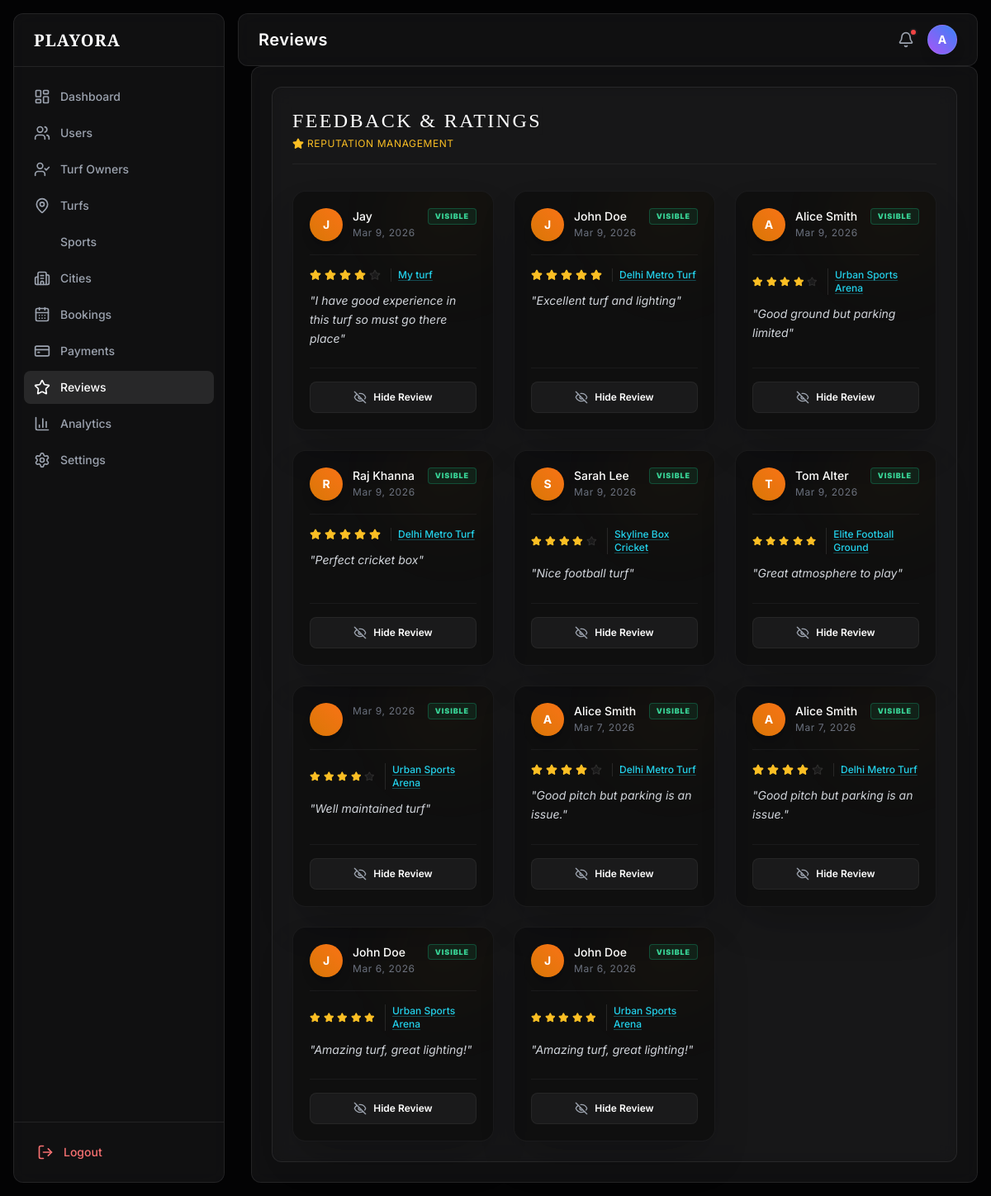
/admin/index.php?page=reviews (signed in), run on the app's committed database.
### tables this page shows
CREATE TABLE `reviews` (
  `id` int(11) NOT NULL,
  `user_id` int(11) DEFAULT NULL,
  `turf_id` int(11) DEFAULT NULL,
  `rating` int(11) DEFAULT NULL,
  `review` text DEFAULT NULL,
  `status` enum('visible','hidden') DEFAULT 'visible',
  `created_at` timestamp NOT NULL DEFAULT current_timestamp()
);

CREATE TABLE `users` (
  `id` int(11) NOT NULL,
  `name` varchar(100) DEFAULT NULL,
  `email` varchar(150) DEFAULT NULL,
  `phone` varchar(20) DEFAULT NULL,
  `city` varchar(100) DEFAULT NULL,
  `password` varchar(255) DEFAULT NULL,
  `status` enum('active','suspended') DEFAULT 'active',
  `created_at` timestamp NOT NULL DEFAULT current_timestamp(),
  `reset_token` varchar(100) DEFAULT NULL
);

CREATE TABLE `turfs` (
  `id` int(11) NOT NULL,
  `name` varchar(150) DEFAULT NULL,
  `city_id` int(11) DEFAULT NULL,
  `address` text DEFAULT NULL,
  `sport_id` int(11) DEFAULT NULL,
  `owner_id` int(11) DEFAULT NULL,
  `price` decimal(10,2) DEFAULT NULL,
  `description` text DEFAULT NULL,
  `images` text DEFAULT NULL,
  `amenities` text DEFAULT NULL,
  `rating` decimal(2,1) DEFAULT 0.0,
  `status` enum('active','inactive') DEFAULT 'active',
  `created_at` timestamp NOT NULL DEFAULT current_timestamp()
);

### admin/includes/auth.php (called while the page is built, shortened)
<?php
function e($value) {
    return htmlspecialchars($value ?? '', ENT_QUOTES, 'UTF-8');
}
?>

### admin/pages/reviews.php (the view, shortened to what this page needs)
<?php
$query = "
    SELECT r.*, u.name as user_name, t.name as turf_name
    FROM reviews r
    LEFT JOIN users u ON r.user_id = u.id
    LEFT JOIN turfs t ON r.turf_id = t.id
    ORDER BY r.created_at DESC
";
$reviews = $conn->query($query);
?>
<div class="glass-card p-6">
    <div class="flex justify-between items-center mb-8 border-b border-white/5 pb-4">
        <div>
            <h3 class="text-2xl font-serif text-white tracking-widest uppercase shadow-sm">Feedback & Ratings</h3>
            <p class="text-xs text-amber-400 mt-1 uppercase tracking-wider flex items-center"><i data-lucide="star" class="w-3.5 h-3.5 mr-1 fill-amber-400"></i> Reputation Management</p>
        </div>
    </div>
    <div class="grid grid-cols-1 md:grid-cols-2 lg:grid-cols-3 gap-6">
        <?php if ($reviews && $reviews->num_rows > 0): ?>
            <?php while($r = $reviews->fetch_assoc()): ?>
                <div class="bg-void/40 border border-white/5 rounded-2xl p-5 hover:border-amber-500/20 transition-all group relative overflow-hidden flex flex-col justify-between shadow-2xl">
                    <div class="absolute -right-10 -top-10 w-40 h-40 bg-gradient-to-br from-amber-500/5 to-transparent blur-2xl pointer-events-none rounded-full"></div>
                    <div>
                        <div class="flex justify-between items-start mb-4 border-b border-white/5 pb-4">
                            <div class="flex gap-3">
                                <div class="w-10 h-10 rounded-full bg-gradient-to-tr from-amber-600 to-orange-500 flex items-center justify-center text-sm font-bold text-white shadow-lg shrink-0">
                                    <?php echo strtoupper(substr($r['user_name'], 0, 1)); ?>
                                </div>
                                <div>
                                    <h4 class="text-white font-medium text-sm"><?php echo e($r['user_name']); ?></h4>
                                    <p class="text-xs text-gray-500 mt-0.5 tracking-wider"><?php echo date('M j, Y', strtotime($r['created_at'])); ?></p>
                                </div>
                            </div>
                            <span class="px-2 py-0.5 text-[9px] font-black uppercase tracking-widest rounded border <?php echo $r['status'] === 'visible' ? 'border-emerald-500/30 text-emerald-400 bg-emerald-500/10' : 'border-red-500/30 text-red-400 bg-red-500/10'; ?>">
                                <?php echo e($r['status']); ?>
                            </span>
                        </div>
                        <div class="flex items-center gap-1 mb-3">
                            <?php for($i=1; $i<=5; $i++): ?>
                                <i data-lucide="star" class="w-3.5 h-3.5 <?php echo $i <= $r['rating'] ? 'text-amber-400 fill-amber-400' : 'text-white/10 fill-white/5'; ?>"></i>
                            <?php endfor; ?>
                            <span class="text-xs text-cyan-400 font-medium ml-2 border-l border-white/10 pl-2 underline decoration-cyan-400/30 underline-offset-2"><?php echo e($r['turf_name']); ?></span>
                        </div>
                        <p class="text-gray-300 text-sm italic leading-relaxed mb-6">"<?php echo nl2br(e($r['review'])); ?>"</p>
                    </div>
                    <div class="pt-4 border-t border-white/5 mt-auto">
                        <form method="POST" action="" onsubmit="return confirm('Toggle visibility?');">
                            <button class="w-full bg-white/5 hover:bg-white/10 text-white text-xs font-semibold py-2.5 rounded-lg transition-colors border border-white/5 flex items-center justify-center">
                                <?php if($r['status'] === 'visible'): ?>
                                    <i data-lucide="eye-off" class="w-4 h-4 mr-2 text-gray-400"></i> Hide Review
                                <?php else: ?>
                                    <i data-lucide="eye" class="w-4 h-4 mr-2 text-emerald-400"></i> Make Visible
                                <?php endif; ?>
                            </button>
                        </form>
                    </div>
                </div>
            <?php endwhile; ?>
        <?php endif; ?>
    </div>
</div>

### admin/includes/head.php (style rules this page uses)
body { background-color: #030304; color: #f9f9fa; }
.glass-card { background: rgba(26, 26, 28, 0.6); backdrop-filter: blur(12px); border: 1px solid rgba(255, 255, 255, 0.08); border-radius: 0.75rem; }

### data on the page
reviews: user.name "J", user.name "Jay", created_at "Mar 9, 2026", status "VISIBLE", rating 4 (drawn), turf.name "My turf", review "I have good experience in this turf so must go there place", shows "Hide Review"
reviews: user.name "J", user.name "John Doe", created_at "Mar 9, 2026", status "VISIBLE", rating 5 (drawn), turf.name "Delhi Metro Turf", review "Excellent turf and lighting", shows "Hide Review"
reviews: user.name "A", user.name "Alice Smith", created_at "Mar 9, 2026", status "VISIBLE", rating 4 (drawn), turf.name "Urban Sports Arena", review "Good ground but parking limited", shows "Hide Review"
reviews: user.name "R", user.name "Raj Khanna", created_at "Mar 9, 2026", status "VISIBLE", rating 5 (drawn), turf.name "Delhi Metro Turf", review "Perfect cricket box", shows "Hide Review"
reviews: user.name "S", user.name "Sarah Lee", created_at "Mar 9, 2026", status "VISIBLE", rating 4 (drawn), turf.name "Skyline Box Cricket", review "Nice football turf", shows "Hide Review"
reviews: user.name "T", user.name "Tom Alter", created_at "Mar 9, 2026", status "VISIBLE", rating 5 (drawn), turf.name "Elite Football Ground", review "Great atmosphere to play", shows "Hide Review"
reviews: created_at "Mar 9, 2026", status "VISIBLE", rating 4 (drawn), turf.name "Urban Sports Arena", review "Well maintained turf", shows "Hide Review"
reviews: user.name "A", user.name "Alice Smith", created_at "Mar 7, 2026", status "VISIBLE", rating 4 (drawn), turf.name "Delhi Metro Turf", review "Good pitch but parking is an issue.", shows "Hide Review"
reviews: user.name "A", user.name "Alice Smith", created_at "Mar 7, 2026", status "VISIBLE", rating 4 (drawn), turf.name "Delhi Metro Turf", review "Good pitch but parking is an issue.", shows "Hide Review"
reviews: user.name "J", user.name "John Doe", created_at "Mar 6, 2026", status "VISIBLE", rating 5 (drawn), turf.name "Urban Sports Arena", review "Amazing turf, great lighting!", shows "Hide Review"
reviews: user.name "J", user.name "John Doe", created_at "Mar 6, 2026", status "VISIBLE", rating 5 (drawn), turf.name "Urban Sports Arena", review "Amazing turf, great lighting!", shows "Hide Review"

### other printed values
$item['label'] "Dashboard"
$item['label'] "Users"
$item['label'] "Turf Owners"
$item['label'] "Turfs"
$item['label'] "Sports"
$item['label'] "Cities"
$item['label'] "Bookings"
$item['label'] "Payments"
$item['label'] "Reviews"
$item['label'] "Analytics"
$item['label'] "Settings"
str_replace('-', ' ', $_GET['page']) "Reviews"
